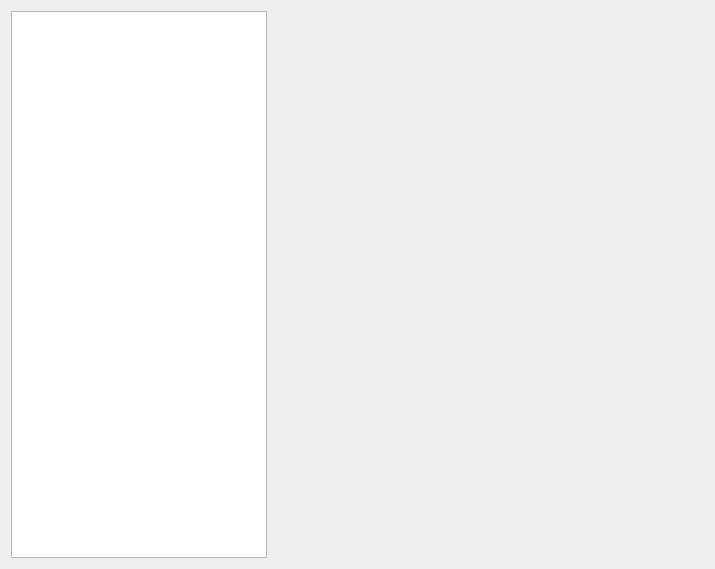
<?xml version="1.0" encoding="UTF-8"?>
<ui version="4.0">
 <class>DevicesPanel</class>
 <widget class="QWidget" name="DevicesPanel">
  <property name="geometry">
   <rect>
    <x>0</x>
    <y>0</y>
    <width>715</width>
    <height>569</height>
   </rect>
  </property>
  <layout class="QGridLayout" name="gridLayout">
   <item row="0" column="0">
    <widget class="QListView" name="devices"/>
   </item>
   <item row="0" column="1">
    <widget class="QStackedWidget" name="devicePanel">
     <property name="sizePolicy">
      <sizepolicy hsizetype="Expanding" vsizetype="Expanding">
       <horstretch>1</horstretch>
       <verstretch>0</verstretch>
      </sizepolicy>
     </property>
     <widget class="QWidget" name="page"/>
     <widget class="QWidget" name="page_2"/>
    </widget>
   </item>
  </layout>
 </widget>
 <resources/>
 <connections/>
</ui>
